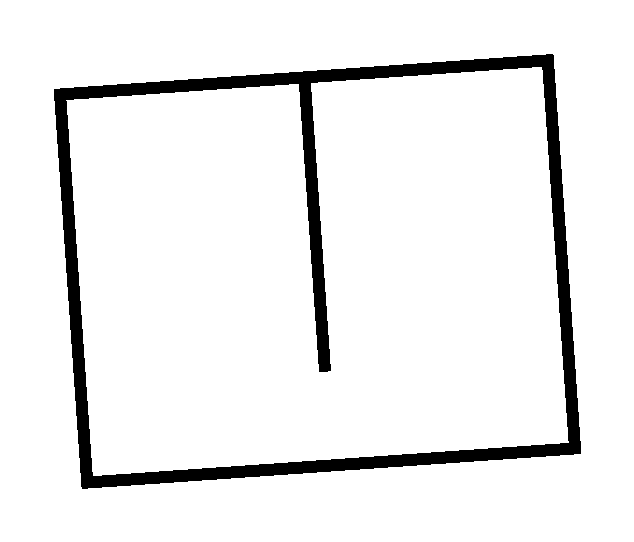
#> input picture services/vision/pytest-of-agent/pytest-3/test_deskew_maps_candidates_ba0/rotated.png, 634 x 542 px
$ python -i preprocess.py   (imports and definitions only)
#> lines starting #> are read from the running program, lines starting #| are printed output that depends on the picture; after the words box and inside, x2 and y2 are one past the last pixel; in counts of white or black regions, pixels touching at a corner belong together
#> further down, picture is the input picture: shape (542, 634, 3); 92.9% white; 1 black region, box (x1, y1, x2, y2) and area: (54, 54, 581, 489) 24540
import cv2
import numpy as np

def preprocess(image):
    # Scaling and rigid deskew are recorded; inverse-map detections to source pixels.
    ratio=min(1.,2000/max(image.shape[:2]))
#> ratio = 1
    scaled=cv2.resize(image,None,fx=ratio,fy=ratio,interpolation=cv2.INTER_AREA) if ratio<1 else image.copy()
    gray=cv2.cvtColor(scaled,cv2.COLOR_BGR2GRAY)
    gray=cv2.GaussianBlur(gray,(3,3),0)
    _,binary=cv2.threshold(gray,0,255,cv2.THRESH_BINARY_INV+cv2.THRESH_OTSU)
#> binary: shape (542, 634); 7.1% white; 1 white region, box (x1, y1, x2, y2) and area: (54, 54, 581, 489) 24541
    lines=cv2.HoughLinesP(binary,1,np.pi/180,70,minLineLength=80,maxLineGap=10)
#> lines = 56 rows, first 6: [81, 479, 580, 444], [81, 481, 580, 446], [54, 94, 553, 59], [81, 477, 580, 442], [81, 483, 580, 448], [54, 99, 553, 64]
    angles=[]
    if lines is not None:
        for x1,y1,x2,y2 in lines[:,0]:
            a=np.degrees(np.arctan2(y2-y1,x2-x1));a=(a+45)%90-45
            if abs(a)<15: angles.append(float(a))
#> this loop made 56 passes
#> (x1, y1, x2, y2, a) on passes 1 to 12: (81, 479, 580, 444, -4.01), (81, 481, 580, 446, -4.01), (54, 94, 553, 59, -4.01), (81, 477, 580, 442, -4.01), (81, 483, 580, 448, -4.01), (54, 99, 553, 64, -4.01), (54, 92, 553, 57, -4.01), (81, 486, 580, 452, -3.9), (54, 98, 553, 63, -4.01), (82, 488, 580, 453, -4.02), (81, 485, 580, 450, -4.01), (54, 90, 553, 55, -4.01)
#> after the loop, angles = 56 values, max -2.92 at index 35, min -5.02 at index 28, mean -3.89
    skew=float(np.median(angles)) if angles else 0.
#> skew = -4.01
    matrix=np.array([[1.,0.,0.],[0.,1.,0.]])
    applied=.5<abs(skew)<15 and len(angles)>=3
#> applied = True
    if applied:
        h,w=binary.shape
#> h = 542; w = 634
        matrix=cv2.getRotationMatrix2D((w/2,h/2),skew,1.)
#> matrix = [[0.998, -0.07, 19.74], [0.07, 0.998, -21.52]]
        binary=cv2.warpAffine(binary,matrix,(w,h),flags=cv2.INTER_NEAREST,borderValue=0)
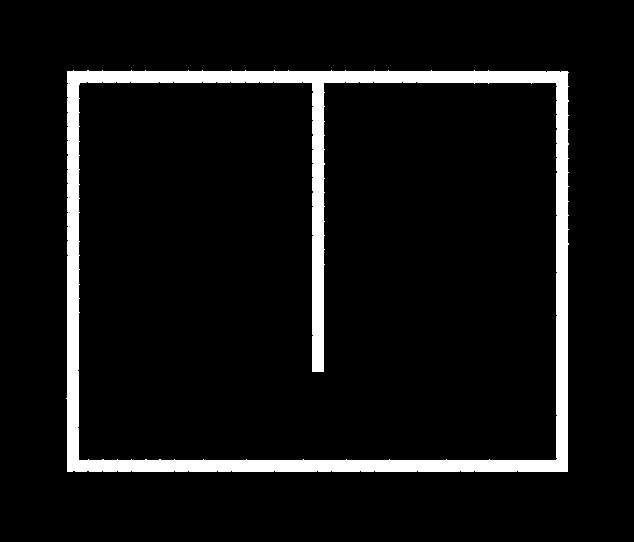
#> binary: shape (542, 634); 7.1% white; 1 white region, box (x1, y1, x2, y2) and area: (66, 70, 569, 472) 24543
    return binary,ratio,skew,matrix,applied

>>> import cv2
>>> picture = cv2.imread('../../pytest-of-agent/pytest-3/test_deskew_maps_candidates_ba0/rotated.png')
>>> result = preprocess(picture)
#> result = 5 items
